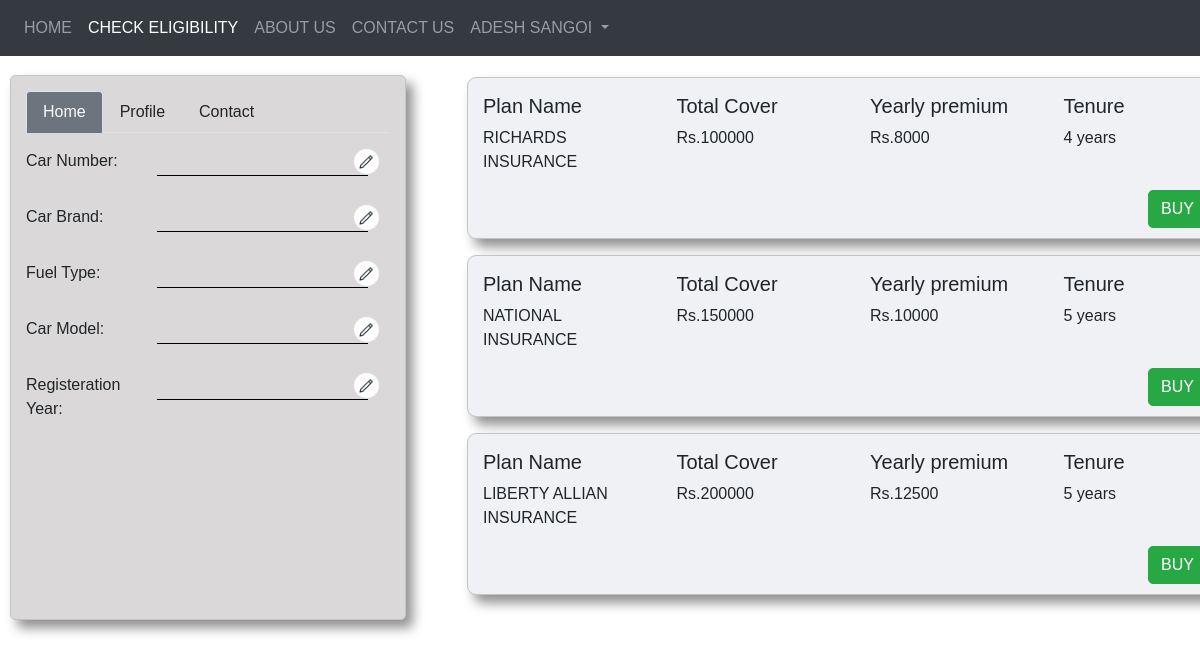
Screenshot of /offers.php (signed in) with the database file from the repository.
### tables this page shows
CREATE TABLE `plans` (
  `plan_id` int(10) NOT NULL AUTO_INCREMENT,
  `plan_name` varchar(40) NOT NULL,
  `cover` int(10) NOT NULL,
  `premium` int(10) NOT NULL,
  `total_cover` int(10) NOT NULL,
  `tenure` int(2) NOT NULL COMMENT 'in yrs',
  `lisense` varchar(25) NOT NULL,
  `status` int(10) DEFAULT NULL,
  `payment_status` int(4) DEFAULT NULL,
  PRIMARY KEY (`plan_id`)
);

### offers.php (the view, shortened to what this page needs)
<?php
include 'connect.php';
$var = $_SESSION['lisenceNo'];
$qry="SELECT * FROM plans where lisense = '$var' ";
$result=mysqli_query($conn,$qry);
?>
<!DOCTYPE html>
<html>
<head>
	<link rel="stylesheet" href="https://stackpath.bootstrapcdn.com/bootstrap/4.1.3/css/bootstrap.min.css">
	<link rel="stylesheet" type="text/css" href="css/main.css">
	<link rel="stylesheet" type="text/css" href="css/offers.css">
</head>
<body style="max-width: 100%; overflow-x: hidden;">
	<nav class="navbar navbar-expand-lg navbar-dark bg-dark" id="navbar">
		<div class="collapse navbar-collapse" id="navbarSupportedContent">
			<ul class="navbar-nav mr-auto">
				<li class="nav-item">
					<a class="nav-link" href="index.php">HOME</a>
				</li>
				<li class="nav-item active">
					<a class="nav-link" href="progress.php">CHECK ELIGIBILITY <span class="sr-only">(current)</span></a>
				</li>
				<li class="nav-item">
					<a class="nav-link" href="aboutus.php">ABOUT US </a>
				</li>
				<li class="nav-item">
					<a class="nav-link" href="contactus.php">CONTACT US</a>
				</li>
			<?php
			if (isset($_SESSION['username'])) {
				$var = $_SESSION['username'];
				echo "
				<li class='nav-item dropdown'  >
					<a class='nav-link dropdown-toggle' href='#' id='navbarDropdown' role='button' data-toggle='dropdown' aria-haspopup='true' aria-expanded='false'>
						$var
					</a>
					<div class='dropdown-menu' aria-labelledby='navbarDropdown'>
						<a class='dropdown-item' href='customer.php'>Profile</a>
						<div class='dropdown-divider'></div>
						<a class='dropdown-item' href='claims.php''>Make a claim</a>
						<div class='dropdown-divider'></div>
						<a class='dropdown-item' href='myclaims.php''>My claims</a>
						<div class='dropdown-divider'></div>
						<a class='dropdown-item' href='myplans.php''>My Plans</a>
						<div class='dropdown-divider'></div>
						<a class='dropdown-item' href='logout.php''>Sign Out</a>
					</div>
				</li>
				";
			} ?>
			</ul>
		</div>
	</nav>
	<div style="">
		<div class="row">
			<div class="col-4 pr-1">
				<div class="detaildiv br-5">
					<nav>
						<div class="nav nav-tabs" id="nav-tab" role="tablist">
							<a class="nav-item nav-link active" id="nav-home-tab" data-toggle="tab" href="#nav-home" role="tab" aria-controls="nav-home" aria-selected="true">Home</a>
							<a class="nav-item nav-link" id="nav-profile-tab" data-toggle="tab" href="#nav-profile" role="tab" aria-controls="nav-profile" aria-selected="false">Profile</a>
							<a class="nav-item nav-link" id="nav-contact-tab" data-toggle="tab" href="#nav-contact" role="tab" aria-controls="nav-contact" aria-selected="false">Contact</a>
						</div>
					</nav>
					<div class="tab-content" id="nav-tabContent">
						<div class="tab-pane fade show active datadiv py-3" id="nav-home" role="tabpanel" aria-labelledby="nav-home-tab">
							<form method="POST" action="offers.php">
								<div id="FinalCarNoDiv" class="row">
									<div class="col-4">
										<label for="Finalcarno">Car Number:</label>
									</div  class="col-6">
									<div class="col-6">
										<?php
										$CN = $_SESSION['carNo'];
										echo"
										<input type='text' name='Finalcarno' id='Finalcarno' value='".$CN."' readonly required>
										";
										?>
									</div>
									<div class="col-2">
										<a href="progress.php">
											<img src="images/edit.png" height="25" >
										</a>
									</div>
								</div>
								<br>
								<div id="FinalCarBrandDiv" class="row">
									<div class="col-4">
										<label for="Finalcarbrand">Car Brand:</label>
									</div>
									<div class="col-6">
										<?php
										$CB = $_SESSION['carBrand'];
										echo"
										<input type='text' name='Finalcarbrand' id='Finalcarbrand' value='".$CB."' readonly required>
										";
										?>
									</div>
									<div class="col-2">
										<a href="carBrand.php">
											<img src="images/edit.png" height="25" >
										</a>
									</div>
								</div>
								<br>
								<div id="FinalFuelTypeDiv" class="row">
									<div class="col-4">
										<label for="Finalfueltype">Fuel Type:</label>
									</div>
									<div class="col-6">
										<?php
										$FT = $_SESSION['fuelType'];
										echo"
										<input type='text' name='Finalfueltype' id='Finalfueltype' value='".$FT."' readonly required>
										";
										?>
									</div>
									<div class="col-2">
										<a href="fueltype.php">
											<img src="images/edit.png" height="25" >
										</a>
									</div>
								</div>
								<br>
								<div id="FinalCarModelDiv" class="row">
									<div class="col-4">
										<label for="Finalcarmodel">Car Model:</label>
									</div>
									<div class="col-6">
										<?php
										$CM = $_SESSION['carModel'];
										echo"
										<input type='text' name='Finalcarmodel' id='Finalcarmodel' value='".$CM."' readonly required>
										";
										?>
									</div>
									<div class="col-2">
										<a href="carModel.php">
											<img src="images/edit.png" height="25" >
										</a>
									</div>
								</div>
								<br>
								<div id="FinalReg_yearDiv" class="row">
									<div class="col-4">
										<label for="Finalreg_year">Registeration Year:</label>
									</div>
									<div class="col-6">
										<?php
										$RY = $_SESSION['regYr'];
										echo"
										<input type='text' name='Finalreg_year' id='Finalreg_year' value='".$RY."'readonly>
										";
										?>
									</div>
									<div class="col-2">
										<a href="RegYEAR.php">
											<img src="images/edit.png" height="25" >
										</a>
									</div>
								</div>
								<br>
							</form>
						</div>
							</div>
						</div>
					</div>
					<div class="col-8 px-0">
						<div class="space">
				<div class="offersdiv">
					<div>
						<?php
						if ($result) {
							while ($row = mysqli_fetch_assoc($result)) {
								$pid=$row['plan_id'];
								$pname=$row['plan_name'];
								$ppremium=$row['premium'];
								$ptotalcover=$row['total_cover'];
								$ptenure=$row['tenure'];
								echo"
								<form method='POST' action='buyplan.php?id=$pid' >
									<div class='row'>
												<div class='col-3'>
											<h5>Plan Name</h5>
										</div>
										<div class='col-3'>
											<h5>Total Cover</h5>
										</div>
										<div class='col-3'>
											<h5>Yearly premium</h5>
										</div>
										<div class='col-3'>
											<h5>Tenure</h5>
										</div>
										<div class='col-3'>
											$pname
										</div>
										<div class='col-3'>
											Rs.$ptotalcover
										</div>
										<div class='col-3'>
											Rs.$ppremium
										</div>
										<div class='col-3'>
											$ptenure years
										</div>
										<div class='col-3'>
										</div>
										<div class='col-3'>
										</div>
										<div class='col-3'>
										</div>
										<div class='col-3 py-2'>
										</div>
						<a style='color:black; margin-left:680px;' href='buyplan.php?id1=$pid'><input type='button' class='btn btn-success br-5' value='BUY' ></a>
									</div>
									<form>
										";
									}
								}
								?>
							</div>
						</div>
					</div>
				</div>
			</div>
		</body>
		</html>

### css/main.css (style rules this page uses)
html, body { font-family: 'Montserrat', sans-serif !important; font-weight: 500 }
a { color: inherit; }
#navbar { position: fixed; width:100%; z-index: 1; }
.btn { margin: 0; border-radius: 0 }
.br-5 { border-radius: 5px; }

### css/offers.css (style rules this page uses)
.detaildiv { width: 33%; height: 545px; padding-top: 15px; padding-left: 15px; padding-right: 15px; position: fixed; z-index: 1; margin-top: 75px; margin-left: 10px; border: 1px solid #c4c4c4; box-shadow: 7px 8px 12px #929191; background-color: #dad8d8; }
.nav-tabs .nav-item.show .nav-link, .nav-tabs .nav-link.active { color: #f8f9fa; background-color: #6c757d; border-color: #dee2e6 #dee2e6 #fff; border-bottom-width: 0px; }
.detaildiv .active { background-color: #dad8d8; }
.offersdiv { margin-top: 5px; position: absolute; margin-left: 50px; width: 91%; }
.offersdiv .row { padding-bottom: 10px; padding-top: 16px; border: solid 1px #c4c4c4; border-radius: 9px; margin-top: 16px; background: #eff1f4; margin-bottom: 15px; margin-right: 43px; margin-left: 0px; box-shadow: 7px 8px 12px #929191; }
.datadiv input { border: none; background: #dad8d8; border-bottom: 1px solid black; }
.space { margin-top: 56px; height: 15px; width: 900px; margin-left: 22px; z-index: 1; position: fixed; background: white; }

### rows the page displays
plans: plan_name "RICHARDS INSURANCE", total_cover "100000", premium "8000", tenure "4"
plans: plan_name "NATIONAL INSURANCE", total_cover "150000", premium "10000", tenure "5"
plans: plan_name "LIBERTY ALLIAN INSURANCE", total_cover "200000", premium "12500", tenure "5"

### other values shown
$var "ADESH SANGOI"
